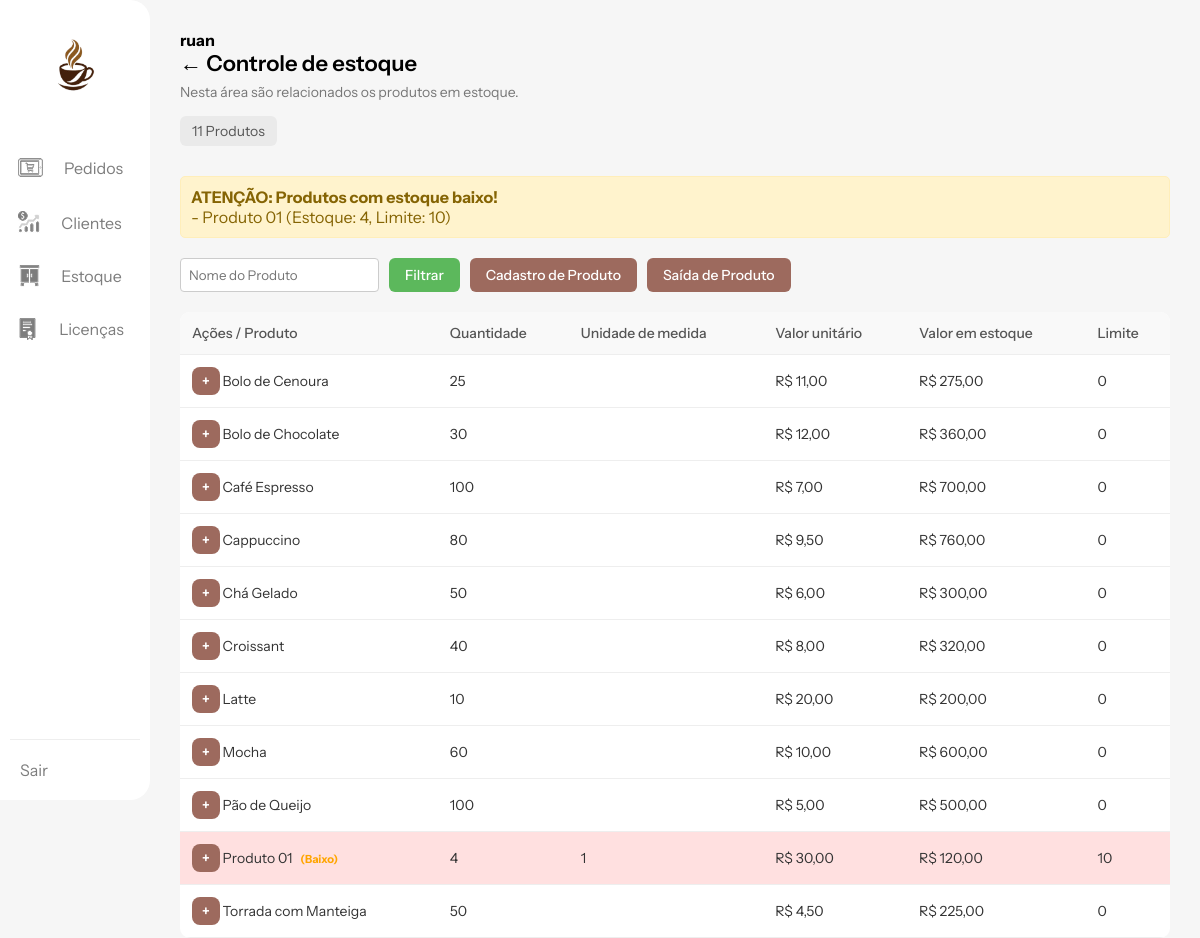
/views/estoque.php (signed in), run on the app's committed database.
### tables this page shows
CREATE TABLE IF NOT EXISTS `estoque` (
  `produto_id` int NOT NULL AUTO_INCREMENT,
  `nome` varchar(100) NOT NULL,
  `quantidade` int DEFAULT '0',
  `valor` decimal(10,2) NOT NULL,
  `unidade_medida` varchar(20) DEFAULT NULL,
  `limite_alerta` int DEFAULT '0',
  PRIMARY KEY (`produto_id`)
);

### views/estoque.php (the view, shortened to what this page needs)
<?php
include("../config/conexao.php");
$sql_produtos = "SELECT produto_id, nome, quantidade, unidade_medida, valor, limite_alerta FROM estoque";
$sql_produtos .= " ORDER BY nome ASC";
$stmt_produtos = $mysqli->prepare($sql_produtos);
if ($stmt_produtos === false) {
    $_SESSION['mensagem_erro'] = (isset($_SESSION['mensagem_erro']) ? $_SESSION['mensagem_erro'] . " | " : "") . "Erro ao preparar a consulta de exibição de produtos: " . $mysqli->error;
    $resultado_produtos = false;
} else {
    $stmt_produtos->execute();
    $resultado_produtos = $stmt_produtos->get_result();
}
$produtos_com_alerta = [];
$sql_alerta = "SELECT nome, quantidade, limite_alerta FROM estoque WHERE quantidade <= limite_alerta AND limite_alerta > 0 ORDER BY nome ASC";
$result_alerta = $mysqli->query($sql_alerta);
if ($result_alerta) {
    while ($alerta = $result_alerta->fetch_assoc()) {
        $produtos_com_alerta[] = $alerta;
    }
} else {
    $_SESSION['mensagem_erro'] = (isset($_SESSION['mensagem_erro']) ? $_SESSION['mensagem_erro'] . " | " : "") . "Erro ao verificar produtos com alerta: " . $mysqli->error;
}
?>
<!DOCTYPE html>
<html lang="pt-br">
<head>
    <link rel="stylesheet" href="../public/css/estoque.css">
    </head>
<body>
    <nav>
        <a href="dashboard.php">
            <img src="../public/img/logo.png" alt="Logo Alvorada" />
        </a>
        <div class="nav-item">
            <img src="../public/icons/pedidos.png" alt="Ícone Pedidos" />
            <span>
                <a href="pedidos.php">Pedidos</a>
            </span>
        </div>
        <div class="nav-item">
            <img src="../public/icons/clientes.png" alt="Ícone Clientes" />
            <span>
                <a href="clientes.php">Clientes</a>
            </span>
        </div>
        <div class="nav-item">
            <img src="../public/icons/estoque.png" alt="Ícone Estoque" />
            <span>
                <a href="estoque.php">Estoque</a>
            </span>
        </div>
        <div class="nav-item">
            <img src="../public/icons/licenca.png" alt="Ícone Licenças" />
            <span>
                <a href="licencas.php">Licenças</a>
            </span>
        </div>
        <div class="nav-item logout">
            <span>
                <a href="../auth/logout.php">Sair</a>
            </span>
        </div>
    </nav>
    <main>
        <div class="header">
            <b><?php echo $_SESSION['nome_usuario'] ?? 'Usuário'; ?></b>
            <h1>← Controle de estoque</h1>
            <p>Nesta área são relacionados os produtos em estoque.</p>
            <div class="produtos-count">
                <?php
                $total_exibidos = ($resultado_produtos && $resultado_produtos->num_rows > 0) ? $resultado_produtos->num_rows : 0;
                echo $total_exibidos . " Produtos";
                ?>
            </div>
        </div>
        <?php if (!empty($produtos_com_alerta)): ?>
            <div style="background-color: #fff3cd; color: #856404; border: 1px solid #ffeeba; padding: 10px; border-radius: 5px; margin-bottom: 20px;">
                <strong>ATENÇÃO: Produtos com estoque baixo!</strong><br>
                <?php foreach ($produtos_com_alerta as $alerta): ?>
                    - <?php echo htmlspecialchars($alerta['nome']); ?> (Estoque: <?php echo htmlspecialchars($alerta['quantidade']); ?>, Limite: <?php echo htmlspecialchars($alerta['limite_alerta']); ?>)<br>
                <?php endforeach; ?>
            </div>
        <?php endif; ?>
        <div class="filtros">
            <form action="" method="GET" style="display: flex; gap: 10px;">
                <input type="text" name="filtro_produto" placeholder="Nome do Produto" value="<?php echo $_GET['filtro_produto'] ?? ''; ?>" style="padding: 8px; border: 1px solid #ccc; border-radius: 4px;">
                <button type="submit" name="filtrar" class="modal-button" style="background-color: #5cb85c;">Filtrar</button>
            </form>
            <button onclick="document.getElementById('cadastroProdutoModal').style.display='flex'" class="modal-button">Cadastro de Produto</button>
            <button onclick="document.getElementById('saidaProdutoModal').style.display='flex'" class="modal-button">Saída de Produto</button>
        </div>
        <table>
            <thead>
                <tr>
                    <th>Ações / Produto</th>
                    <th>Quantidade</th>
                    <th>Unidade de medida</th>
                    <th>Valor unitário</th>
                    <th>Valor em estoque</th>
                    <th>Limite</th>
                </tr>
            </thead>
            <tbody>
                <?php
                if ($resultado_produtos && $resultado_produtos->num_rows > 0) {
                    while ($linha = $resultado_produtos->fetch_assoc()) {
                        $valor_em_estoque = $linha['quantidade'] * $linha['valor'];
                        $alerta_limite = $linha['quantidade'] <= $linha['limite_alerta'] && $linha['limite_alerta'] > 0 ? 'background-color: #ffe0e0;' : '';
                        ?>
                        <tr style="<?php echo $alerta_limite; ?>">
                            <td>
                                <button onclick="openEntradaModal(<?php echo htmlspecialchars($linha['produto_id']); ?>, '<?php echo htmlspecialchars($linha['nome']); ?>')"
                                    class="modal-button" style="padding: 5px 10px; font-weight: bolder;">
                                    +
                                </button>
                                <?php echo htmlspecialchars($linha['nome']); ?>
                                <?php if ($linha['quantidade'] <= $linha['limite_alerta'] && $linha['limite_alerta'] > 0):  ?>
                                    <span style="color: orange; font-weight: bold; margin-left: 5px; font-size: 0.8em;">(Baixo)</span>
                                <?php endif; ?>
                            </td>
                            <td><?php echo htmlspecialchars($linha['quantidade']); ?></td>
                            <td><?php echo htmlspecialchars($linha['unidade_medida'] ?? ''); ?></td>
                            <td>R$ <?php echo number_format($linha['valor'], 2, ',', '.'); ?></td>
                            <td>R$ <?php echo number_format($valor_em_estoque, 2, ',', '.'); ?></td>
                            <td><?php echo htmlspecialchars($linha['limite_alerta']); ?></td>
                        </tr>
                        <?php
                    }
                } else {
                    echo "<tr><td colspan='6' style='text-align:center;'>Nenhum produto encontrado.</td></tr>";
                }
                ?>
            </tbody>
        </table>
    </main>
</body>
</html>

### public/css/estoque.css (style rules this page uses)
* { font-family: "Instrument Sans", sans-serif; box-sizing: border-box; margin: 0; padding: 0; }
body { margin: 0; font-family: 'Inter', sans-serif; background-color: #F6F6F6; }
nav { width: 150px; background-color: white; border-radius: 0 20px 20px 0; padding: 20px 10px; display: flex; flex-direction: column; align-items: center; gap: 30px; box-sizing: border-box; position: fixed; top: 0; left: 0; height: 100vh; z-index: 100; }
nav .nav-item a { padding: 10px; border-radius: 5px; text-decoration: none; color: #7D7D7D; transition: 0.2s ease; }
nav img { width: 100px; height: 100px; }
.nav-item { display: flex; align-items: center; gap: 10px; cursor: pointer; }
.nav-item img { width: 27px; height: 27px; }
.nav-item span { color: #7D7D7D; font-size: 16px; font-family: 'Inter', sans-serif; }
.nav-item:nth-child(3) img, .nav-item:nth-child(4) img, .nav-item:nth-child(5) img { width: 23px; height: 23px; }
main { flex: 1; padding: 30px; margin-left: 150px; }
.header { margin-bottom: 30px; }
.header h1 { font-size: 22px; font-weight: 600; margin-bottom: 6px; display: flex; align-items: center; gap: 10px; }
.header p { font-size: 14px; color: #777; margin-bottom: 10px; }
.produtos-count { background-color: #EAEAEA; display: inline-block; padding: 6px 12px; border-radius: 6px; font-size: 14px; color: #555; margin-top: 5px; }
.filtros { display: flex; gap: 10px; margin-bottom: 20px; }
.filtros button { padding: 8px 16px; border-radius: 6px; border: none; background-color: #9D6A5E; color: white; font-weight: 500; cursor: pointer; transition: background-color 0.2s; }
table { width: 100%; border-collapse: collapse; background-color: white; border-radius: 10px; overflow: hidden; }
th, td { padding: 12px; text-align: left; font-size: 14px; border-bottom: 1px solid #eee; }
th { background-color: #f9f9f9; color: #555; font-weight: 500; }
td { color: #333; }
.logout { margin-top: auto; padding-top: 20px; border-top: 1px solid #eee; width: 100%; text-align: center; }
.modal-button { padding: 10px 24px; background-color: #9d6a5e; color: white; border: none; border-radius: 8px; font-size: 14px; cursor: pointer; }
body { height: 100vh; display: flex; flex-direction: row; }

### data on the page
estoque: nome "Produto 01", quantidade "4", limite_alerta "10", shows "(Baixo)", unidade_medida "1", valor "30,00", valor_em_estoque "120,00"
estoque: nome "Bolo de Cenoura", quantidade "25", valor "11,00", valor_em_estoque "275,00", limite_alerta "0"
estoque: nome "Bolo de Chocolate", quantidade "30", valor "12,00", valor_em_estoque "360,00", limite_alerta "0"
estoque: nome "Café Espresso", quantidade "100", valor "7,00", valor_em_estoque "700,00", limite_alerta "0"
estoque: nome "Cappuccino", quantidade "80", valor "9,50", valor_em_estoque "760,00", limite_alerta "0"
estoque: nome "Chá Gelado", quantidade "50", valor "6,00", valor_em_estoque "300,00", limite_alerta "0"
estoque: nome "Croissant", quantidade "40", valor "8,00", valor_em_estoque "320,00", limite_alerta "0"
estoque: nome "Latte", quantidade "10", valor "20,00", valor_em_estoque "200,00", limite_alerta "0"
estoque: nome "Mocha", quantidade "60", valor "10,00", valor_em_estoque "600,00", limite_alerta "0"
estoque: nome "Pão de Queijo", quantidade "100", valor "5,00", valor_em_estoque "500,00", limite_alerta "0"
estoque: nome "Torrada com Manteiga", quantidade "50", valor "4,50", valor_em_estoque "225,00", limite_alerta "0"

### other printed values
$_SESSION['nome_usuario'] "ruan"
$total_exibidos "11"
